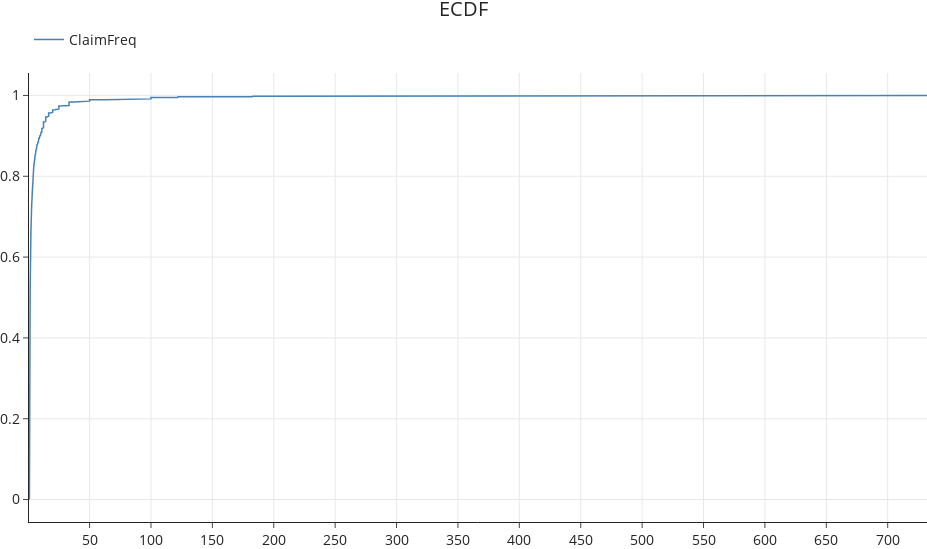

Here is the notebook cell this chart was saved with:
### Code cell
s = pd.Series(pos_freq_cdf.y[idx], index=pd.Index(pos_freq_cdf.x[idx]))
plot_ts(s, engine="plotly", name="ClaimFreq", title="ECDF")

### Figure 1 — Plotly figure (JSON) as saved in the notebook; plotly's stock layout.template omitted (floating-point values rounded to 4 significant figures; data arrays with more than 128 entries replaced by an {"elided": "..."} marker saying what was removed)
{"data": [{"legendgroup": "ClaimFreq", "line": {"color": "steelblue", "width": 1.5}, "name": "ClaimFreq", "opacity": 1, "showlegend": true, "type": "scatter", "x": {"elided": "10001 float values"}, "xaxis": "x", "y": {"elided": "10001 float values"}, "yaxis": "y"}], "layout": {"font": {"size": 14}, "height": 549, "hovermode": "x unified", "legend": {"orientation": "h", "x": 0, "xanchor": "left", "y": 1.074, "yanchor": "middle"}, "margin": {"b": 0, "l": 0, "r": 0, "t": 73}, "showlegend": true, "title": {"text": "ECDF", "x": 0.5, "y": 0.9967, "yanchor": "top"}, "width": 927, "xaxis": {"anchor": "y", "domain": [0, 1], "nticks": 20, "showgrid": true}, "yaxis": {"anchor": "x", "domain": [0, 1], "nticks": 10, "showgrid": true, "type": "linear"}}}
